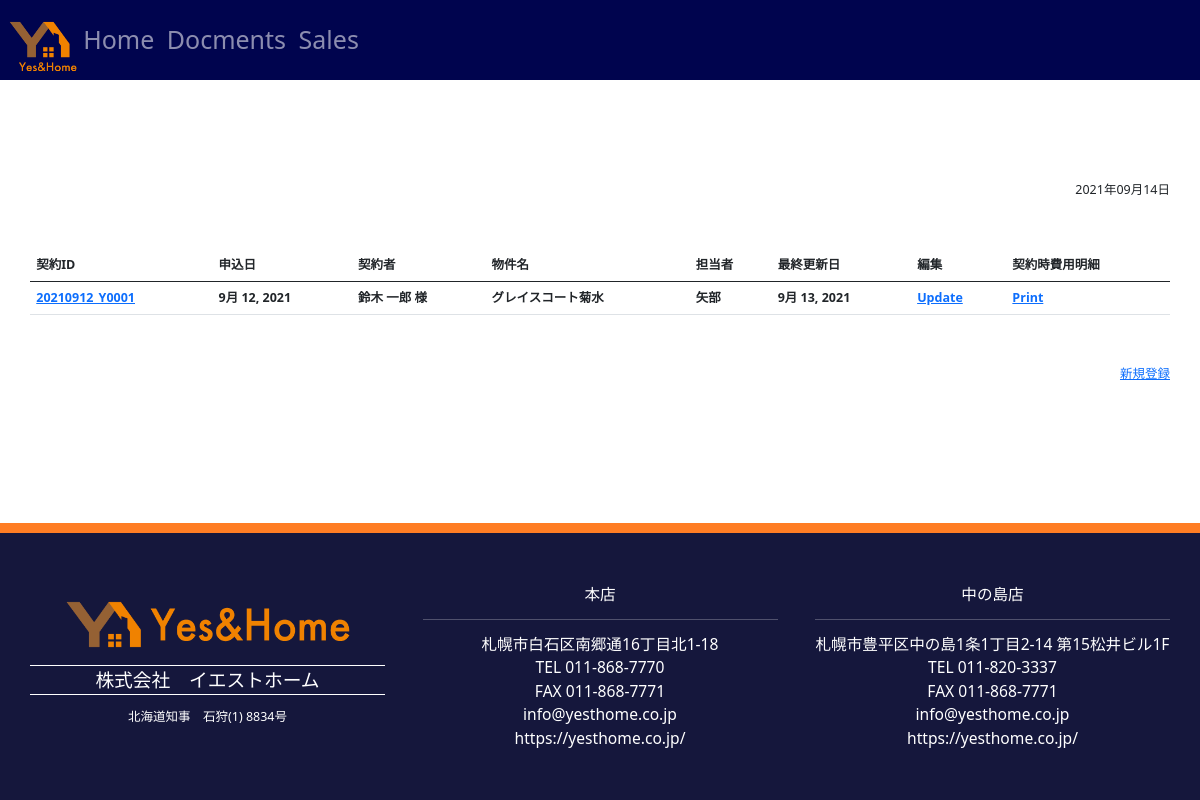
The page /docs/contract_top/ (signed in) on the database as committed earlier.
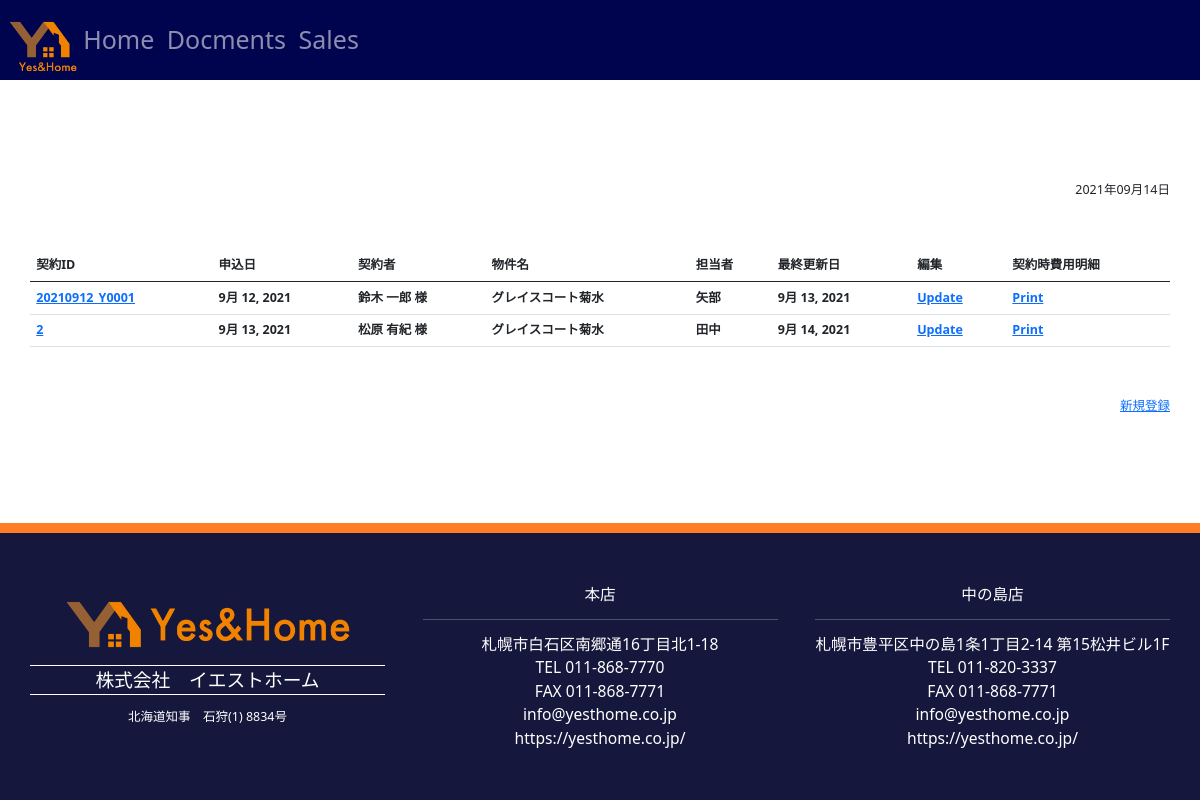
The same page on the database as committed later.
### docs/models.py (models this page shows, shortened)
class ContractModel(models.Model):
    class Meta:
        verbose_name_plural = '01_契約データ'
    title = models.CharField(verbose_name='契約ID', max_length=100, default='')
    customer = models.ForeignKey(CustomerModel, verbose_name='契約者', on_delete=models.PROTECT)
    property = models.ForeignKey(PropertyModel, verbose_name='物件', on_delete=models.PROTECT)
    corp = models.ForeignKey(CorpModel, verbose_name='担当店舗', on_delete=models.PROTECT, blank=True, null=True, )
    staff = models.ForeignKey(StaffModel, verbose_name='担当者', default='', on_delete=models.PROTECT, blank=True, null=True, )
    offerdate = models.DateField(verbose_name='申込日', default=None, blank=True )
    contractdate = models.DateField(verbose_name='契約開始日', default=None, blank=True, null=True, )
    occupdate = models.DateField(verbose_name='入居日', default=None, blank=True, null=True, )
    postdate = models.DateField(verbose_name='登録日時', auto_now_add=True, blank=True, null=True)
    update = models.DateField(verbose_name='更新日時', auto_now=True, null=True)
    month1 = models.PositiveSmallIntegerField(verbose_name='当月', default=1, blank=True, null=True, )
    month2 = models.PositiveSmallIntegerField(verbose_name='翌月', default=1, blank=True, null=True, )
    shikikin = models.PositiveSmallIntegerField(verbose_name='敷金', default=None, blank=True, null=True, )
    reikin = models.PositiveSmallIntegerField(verbose_name='礼金', default=None, blank=True, null=True, )
    yachin1 = models.PositiveSmallIntegerField(verbose_name='家賃(当月)', default=None, blank=True, null=True, )
    yachin2 = models.PositiveSmallIntegerField(verbose_name='家賃(翌月)', default=None, blank=True, null=True, )
    kyoekihi1 = models.PositiveSmallIntegerField(verbose_name='共益費(当月)', default=None, blank=True, null=True, )
    kyoekihi2 = models.PositiveSmallIntegerField(verbose_name='共益費(翌月)', default=None, blank=True, null=True, )
    chonai1 = models.PositiveSmallIntegerField(verbose_name='町内会費(当月)', default=None, blank=True, null=True, )
    chonai2 = models.PositiveSmallIntegerField(verbose_name='町内会費(翌月)', default=None, blank=True, null=True, )
    kanrihi1 = models.PositiveSmallIntegerField(verbose_name='管理費(当月)', default=None, blank=True, null=True, )
    kanrihi2 = models.PositiveSmallIntegerField(verbose_name='管理費(翌月)', default=None, blank=True, null=True, )
    park1 = models.PositiveSmallIntegerField(verbose_name='駐車場費(当月)', default=None, blank=True, null=True, )
    park2 = models.PositiveSmallIntegerField(verbose_name='駐車場費(翌月)', default=None, blank=True, null=True, )
    hosyo = models.PositiveSmallIntegerField(verbose_name='月額保証料', default=None, blank=True, null=True, )
    kasai = models.PositiveSmallIntegerField(verbose_name='火災保険料', default=None, blank=True, null=True, )
    chukai = models.PositiveSmallIntegerField(verbose_name='仲介手数料', default=None, blank=True, null=True, )
    etc3 = models.PositiveSmallIntegerField(verbose_name='清掃料', default=None, blank=True, null=True, )
    hosyoitaku = models.PositiveSmallIntegerField(verbose_name='初回保証委託料', default=None, blank=True, null=True, )
    ff = models.PositiveSmallIntegerField(verbose_name='FF分解整備料', default=None, blank=True, null=True, )
    cyrinder = models.PositiveSmallIntegerField(verbose_name='シリンダー交換料', default=None, blank=True, null=True, )
    etc1 = models.PositiveSmallIntegerField(verbose_name='その他1(備考欄参照)', default=None, blank=True, null=True, )
    etc2 = models.PositiveSmallIntegerField(verbose_name='その他2(備考欄参照)', default=None, blank=True, null=True, )
    total = models.PositiveSmallIntegerField(verbose_name='合計金額(税込)', default=None, blank=True, null=True, )
    deposit = models.PositiveSmallIntegerField(verbose_name='手付金', default=None, blank=True, null=True, )
    zankin = models.PositiveSmallIntegerField(verbose_name='差引残金', default=None, blank=True, null=True, )
    limit = models.DateField(verbose_name='差引残金期日', default=None, blank=True, null=True)
    jumin1 = models.BooleanField(verbose_name='入居者全員住民票(本籍省略)', default=True, blank=True, null=True, )
    jumin2 = models.BooleanField(verbose_name='入居者全員住民票(本籍記載)', default=False, blank=True, null=True, )
    inkan = models.BooleanField(verbose_name='印鑑証明書', default=False, blank=True, null=True, )
    mibun = models.BooleanField(verbose_name='身分証明書写し', default=False, blank=True, null=True, )
    hoken = models.BooleanField(verbose_name='社会保険証写し', default=False, blank=True, null=True, )
    syotoku = models.BooleanField(verbose_name='所得証明書', default=False, blank=True, null=True, )
    syaken = models.BooleanField(verbose_name='車検証写し', default=False, blank=True, null=True, )
    gakusei = models.BooleanField(verbose_name='学生証写し', default=False, blank=True, null=True, )
    zaiseki = models.BooleanField(verbose_name='在籍証明書', default=False, blank=True, null=True, )
    naitei = models.BooleanField(verbose_name='内定通知書', default=False, blank=True, null=True, )
    gokaku = models.BooleanField(verbose_name='合格通知書', default=False, blank=True, null=True, )

class CustomerModel(models.Model):
    class Meta:
        verbose_name_plural = '11_顧客データ'
    lastname = models.CharField(verbose_name='姓', max_length=20, default='')
    firstname = models.CharField(verbose_name='名', max_length=20, default='')
    lastnamekana = models.CharField(verbose_name='姓（フリガナ）', max_length=20, default='')
    firstnamekana = models.CharField(verbose_name='名（フリガナ）', max_length=20, default='')
    honorific = models.CharField(verbose_name='敬称', blank=True, null=True, default='様', max_length=10)
    age = models.PositiveSmallIntegerField(verbose_name='年齢', default='', blank=True, null=True, )
    gender = models.CharField(verbose_name='性別', default='', blank=True, null=True, choices=(('1','男性'), ('2', '女性'), ('3', 'その他')), max_length=1)
    birthday = models.CharField(verbose_name='生年月日', max_length=20, blank=True, null=True, default='年月日')
    postcode = models.CharField(verbose_name='郵便番号', default='', max_length=10, blank=True, null=True)
    address1 = models.CharField(verbose_name='住所1', default='', blank=True, null=True, max_length=100)
    address2 = models.CharField(verbose_name='住所2', default='', blank=True, null=True, max_length=100)
    email = models.EmailField(verbose_name='E-mail', default='', blank=True, null=True, max_length=100, )
    tel1 = models.CharField(verbose_name='電話番号1', default='', blank=True, null=True, max_length=20,)
    tel2 = models.CharField(verbose_name='電話番号2', default='', blank=True, null=True, max_length=20,)
    fax = models.CharField(verbose_name='FAX', default='', blank=True, null=True, max_length=20, )
    moveInDate = models.DateField(verbose_name='入居日', default='', blank=True, null=True, )
    contractCategory=models.CharField(verbose_name='契約種別', default='', blank=True, null=True, max_length=10, choices=(('Rent', '賃貸'), ('Buy','購入'), ('Sell', '売却'), ('Other', 'その他')))
    contractInfo = models.CharField(verbose_name='契約情報', default='', max_length=20, blank=True, null=True, )
    remarks = models.TextField(verbose_name='特記事項', blank=True, null=True, default='特記なし')
    postdate = models.DateField(verbose_name='登録日時', auto_now_add=True, null=True)
    update = models.DateField(verbose_name='更新日時', auto_now=True, null=True)

class PropertyModel(models.Model):
    class Meta:
        verbose_name_plural = '12_物件データ'
    propertyname = models.CharField(verbose_name='物件名', max_length=100, default='')
    address = models.CharField(verbose_name='住所', default='', blank=True, null=True, max_length=100)
    room = models.CharField(verbose_name='部屋番号', default='', max_length=10, blank=True, null=True, )
    madori = models.CharField(verbose_name='間取り', default='', max_length=10, blank=True, null=True, )
    floor = models.PositiveSmallIntegerField(verbose_name='階数', default='', blank=True, null=True, )
    contractCategory=models.CharField(verbose_name='契約種別', default='', blank=True, null=True, max_length=10, choices=(('Rent', '賃貸'), ('Trade','売買'), ('Other', 'その他')))
    remarks = models.TextField(verbose_name='特記事項', blank=True, null=True, default='特記なし')
    postdate = models.DateField(verbose_name='登録日時', auto_now_add=True, null=True)
    update = models.DateField(verbose_name='更新日時', auto_now=True, null=True)

class StaffModel(models.Model):
    class Meta:
        verbose_name_plural = '52_スタッフデータ'
    lastname = models.CharField(verbose_name='姓', max_length=20, default='')
    firstname = models.CharField(verbose_name='名', max_length=20, default='')
    lastnamekana = models.CharField(verbose_name='姓（フリガナ）', max_length=20, default='')
    firstnamekana = models.CharField(verbose_name='名（フリガナ）', max_length=20, default='')
    nameen = models.CharField(verbose_name='Lastname Firstname', max_length=100, default='')
    department=models.CharField(verbose_name='部署', default='', blank=True, null=True, max_length=10)
    age = models.PositiveSmallIntegerField(verbose_name='年齢', default='', blank=True, null=True, )
    gender = models.CharField(verbose_name='性別', default='', blank=True, null=True, choices=(('1','男性'), ('2', '女性'), ('3', 'その他')), max_length=1)
    birthday = models.DateField(verbose_name='生年月日', blank=True, null=True, default='2000-01-01')
    postcode = models.CharField(verbose_name='郵便番号', default='', max_length=10, blank=True, null=True)
    address1 = models.CharField(verbose_name='住所1', default='', blank=True, null=True, max_length=100)
    address2 = models.CharField(verbose_name='住所2', default='', blank=True, null=True, max_length=100)
    email = models.EmailField(verbose_name='E-mail', default='', blank=True, null=True, max_length=100, )
    tel1 = models.CharField(verbose_name='電話番号1', default='', blank=True, null=True, max_length=20,)
    tel2 = models.CharField(verbose_name='電話番号2', default='', blank=True, null=True, max_length=20,)
    fax = models.CharField(verbose_name='FAX', default='', blank=True, null=True, max_length=20, )
    remarks = models.TextField(verbose_name='特記事項', blank=True, null=True, default='特記なし')
    postdate = models.DateField(verbose_name='登録日時', auto_now_add=True, null=True)
    update = models.DateField(verbose_name='更新日時', auto_now=True, null=True)

### docs/views.py (the view)
# urls.py: path("contract_top/", views.contract_top, name="contract_top"),
@login_required
def contract_top(request):
    contract_list = ContractModel.objects.all()
    context = {"contract_list": contract_list}
    return render(request, "contract_top.html", context)

### templates/contract_top.html (shortened to what this page needs)
{% extends 'base.html' %}
{% block content %}
<div class="container mt-5">
</div>
<div class="container mt-5">
    <p class="text-end">{% now "Y年m月d日" %}</p>
</div>
<div class="container mt-5">
    {% if contract_list %}
    <table class="table">
        <thead>
        <tr>
            <th>契約ID</th>
            <th>申込日</th>
            <th>契約者</th>
            <th>物件名</th>
            <th>担当者</th>
            <th>最終更新日</th>
            <th>編集</th>
            <th>契約時費用明細</th>
        </tr>
        </thead>
        <tbody>
        {% for contract in contract_list %}
        <tr>
            <th><a href="{% url 'contract_detail' contract.id %}">{{ contract.title }}</a></th>
            <th>{{ contract.offerdate }}</th>
            <th>{{ contract.customer.lastname }} {{ contract.customer.firstname }} {{ contract.customer.honorific }}</th>
            <th>{{ contract.property.propertyname }}</th>
            <th>{{ contract.staff.lastname }}</th>
            <th>{{ contract.update }}</th>
            <th><a href="{% url 'contract_edit' contract.id %}">Update</a></th>
            <th><a href="{% url 'meisai_print' contract.id %}">Print</a></th>
        </tr>
        {% endfor %}
        </tbody>
    </table>
    {% else %}
    <p>契約時費用明細はまだ登録されていません。</p>
    {% endif %}
</div>
<div class="container mt-5">
    <p class="text-end"><a href="{% url 'contract_new' %}">新規登録</a></p>
</div>
{% endblock content %}

### templates/base.html (shortened to what this page needs)
{% load static %}
<!doctype html>
<html lang="en" class="h-100">
  <head>
    <link href="{% static 'css/bootstrap.min.css' %}" rel="stylesheet">
    <link href="{% static 'css/bootstrap-reboot.css' %}" rel="stylesheet">
    <link href="{% static 'css/sticky-footer-navbar.css' %}" rel="stylesheet" >
    <link href="{% static 'css/style.css' %}" rel="stylesheet" >
  </head>
    <body class="d-flex flex-column h-100">
    {% block header %}
    <header>
      <nav class="navbar navbar-expand-md navbar-dark fixed-top" style="height: 80px;">
        <div class="container-fluid">
          <div>
            <img class="mt-3 py-2" src="{% static 'img/logo1.png' %}" alt="イエストホーム" title="logo" height="80px">
          </div>
          <div class="collapse navbar-collapse" id="navbarCollapse">
            <ul class="navbar-nav me-auto mb-2 mb-md-0">
              <li class="nav-item active">
                <a class="nav-link" aria-current="page" href="{% url 'index' %}">  Home</a>
              </li>
              <li class="nav-item">
                <a class="nav-link" href="#">Docments</a>
              </li>
              <li class="nav-item">
                <a class="nav-link " href="#">Sales</a>
              </li>
            </ul>
          </div>
        </div>
      </nav>
  </header>
  <div class="header-end" style="height: 100px;"></div>
    {% endblock header %}
      {% block content %}
      {% endblock content %}
  <footer class="footer mt-auto py-3 divFooter">
    <div class="container px-6 py-0 my-5">
      <div class="row gx-5">
        <div class="col footer-col1 px-6 py-0">
            <img class="py-3" src="{% static 'img/logo2.png' %}" alt="イエストホーム" title="logo" width="80%">
            <p class="footer-logo2">株式会社　イエストホーム</p>
            <p class="footer-logo3">北海道知事　石狩(1) 8834号</p>
        </div>
    <div class="col footer-col2 text-center" style="font-size:1.25em;">
      本店<hr>
      札幌市白石区南郷通16丁目北1-18
      <br>TEL 011-868-7770
      <br>FAX 011-868-7771
      <br>info@yesthome.co.jp
      <br>https://yesthome.co.jp/
</div>
    <div class="col footer-col2 text-center" style="font-size:1.25em;">
      中の島店<hr>
      札幌市豊平区中の島1条1丁目2-14 第15松井ビル1F
              <br>TEL 011-820-3337
              <br>FAX 011-868-7771
              <br>info@yesthome.co.jp
              <br>https://yesthome.co.jp/
        </div>
      </div>
    </div>
</footer>
  </body>
</html>

### static/css/style.css (style rules this page uses)
:root { --font-family-sans-serif: "游明朝","Helvetica Neue", Helvetica, Arial, Meiryo, "游ゴシック体", "Yu Gothic", YuGothic, "Hiragino Kaku Gothic ProN", sans-serif; --font-family-monospace: SFMono-Regular, Menlo, Monaco, Consolas, "Liberation Mono", "Courier New", monospace; }
html { font-size: 12.5px; }
header { font-size: 2rem; }
.container { padding: 0; margin-top: 40px; }
footer { padding-top: 60px; }
nav { text-align: center; color: #ffffff; background-color: #00044e; }
footer { border-top: 10px solid #ff7d24; text-align: center; color: #ffffff; background-color: #15173c; }
.footer-col1 { text-align: center; }
.footer-logo2 { text-align: center; font-size: 1.5rem; border: solid #fff; border-width:1px 0 1px 0 }
.footer-col2 { text-align: left; display: table-cell; vertical-align: bottom; }

Rows that differ between the two databases and show on the page:
added ContractModel: title "2", offerdate "9月 13, 2021", customer.lastname "松原", customer.firstname "有紀", customer.honorific "様", property.propertyname "グレイスコート菊水", staff.lastname "田中", update "9月 14, 2021"
